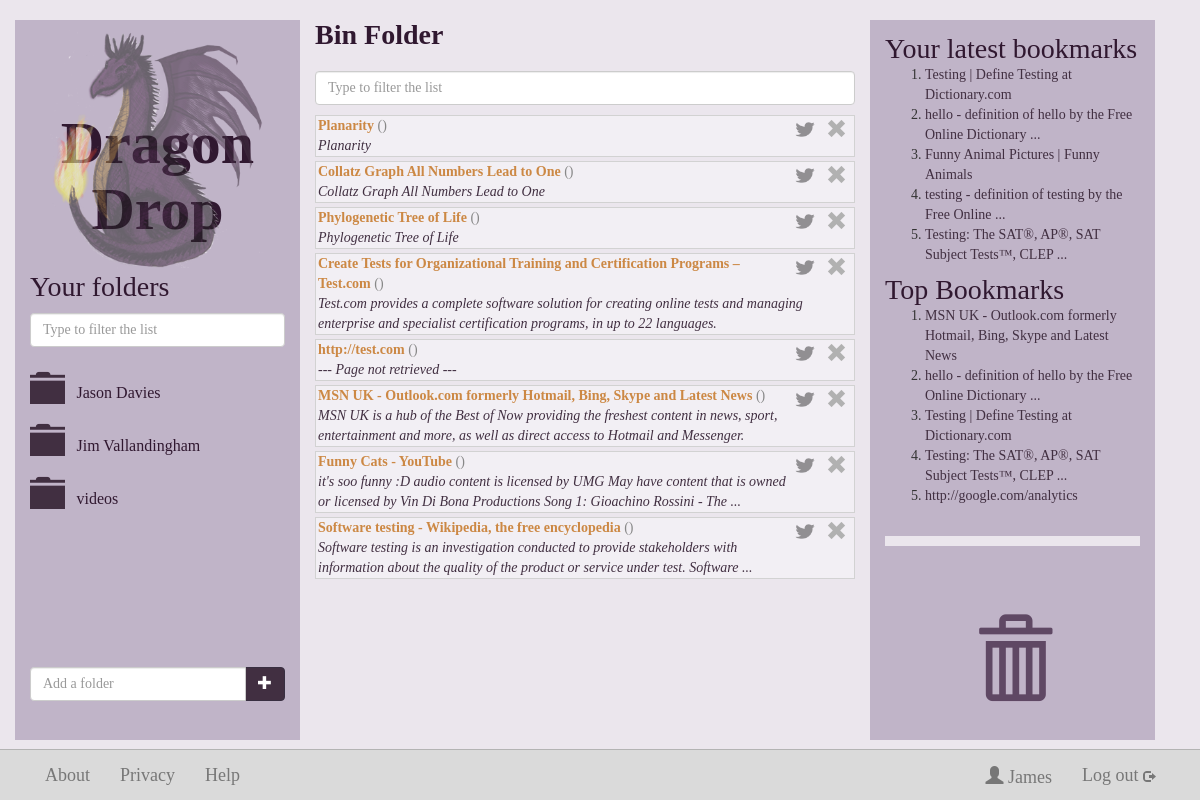
The app's page /bin-folder (signed in) with its own data.
### dragondrop/models.py (models this page shows, shortened)
class Folder(models.Model):
    foldername = models.CharField(max_length=128, null=False)
    fusername_fk = models.ForeignKey(User)
    def __unicode__(self):
        return self.foldername

class Bookmark(models.Model):
    url = models.URLField(unique=True)
    btitle = models.CharField(max_length=128, null=True, unique=False)
    bdescr = models.CharField(max_length=1024, null=True, unique=False)
    fname = models.ManyToManyField(Folder, through='BookmarkToFolder')
    saved_times = models.IntegerField(default=0)
    def bdomain(self):
        return getDomain(self.url)
    def video_id(self):
        return get_youtube_id(self.url, self.bdomain())
    def niceName(self):
        if self.btitle=="--- Title not found ---" or not self.btitle:
            return self.url
        return self.btitle

### dragondrop/views.py (the view)
# urls.py: url(r'^bin-folder', views.binFolder, name='binFolder'),
def binFolder(request):
    context = RequestContext(request)
    if request.user.is_authenticated():
        context_dict = {'folder_name': "Bin Folder"}
        current_user = request.user
        bookmarklist = topfive(request)
        context_dict['bookmarklist'] = bookmarklist
        context_dict['latestfive'] = latestfive(request)
        bin_folder = request.user.binfolder
        context_dict['folders'] = getFolderList(current_user, None)
        context_dict['bookmarks'] = bin_folder.bbmID_fk.all()
        context_dict['hideUrlInputBox'] = True
        return render_to_response('folder.html', context_dict, context)
    else:
        return render_to_response('index.html')

### dragondrop/get_domain_from_url.py (called while the page is built)
def getDomain(url):
    domain = urlparse(url).netloc
    domain_parts = domain.split('.')
    if domain_parts[0] == "www":
        return '.'.join(domain_parts[1:])
    else:
        return domain

### dragondrop/url_utilities.py (called while the page is built)
def get_youtube_id(url, domain):
	if domain == "youtube.com":
		parsed_url = urlparse(url)
		parsed_qs = parse_qs(parsed_url.query)
		if 'v' in parsed_qs.keys():
			video_id = parsed_qs['v'][0]
			return video_id

### dragondrop/views.py (called while the page is built)
def getFolderList(current_user, current_folder_name, use_lighter_colour=False):
     try:
          folders = current_user.folder_set.all()
          for folder in folders:
              if folder.foldername == current_folder_name:
                  folder.url = None
                  folder.glyphicon_name = "glyphicon-folder-open"
                  if use_lighter_colour: folder.glyphicon_name += " keep-folder-open"
              else:
                  folder.glyphicon_name = "glyphicon-folder-close"
                  if use_lighter_colour: folder.glyphicon_name += " lighter-colour"
                  folder.url = encode_url(folder.foldername)
          return folders
     except User.DoesNotExist:
          return None

def encode_url(str):
    return str.replace(' ', '_')

def topfive(request):
     topbookmark = Bookmark.objects.order_by('-saved_times')[:5]
     return topbookmark

def latestfive(request):
    latestBF = BookmarkToFolder.objects.filter(bffolder__fusername_fk=request.user).order_by('-datecreated')[:10]
    latestBookmarks = [bf.bfbookmark for bf in latestBF]
    latestBookmarks = list(OrderedDict.fromkeys(latestBookmarks)) # Get unique items
    return latestBookmarks[:5]

### templates/folder.html (shortened to what this page needs)
{% extends 'base.html' %}
{% load static %}
    {% block middle_column %}
        <h3><b id="current-folder-name">{{ folder_name }}</b></h3>
          {% if bookmarks %}
	        <input type="text" class="form-control" placeholder="Type to filter the list" name="bookmarks-filter" id="bookmarks-filter">
		  {% endif %}
          <div id="scrollable-bookmarks">
          {% if bookmarks %}
              <div id="sortable">
                {% for bookmark in bookmarks %}
                    <div class="draggable saved-bookmark{%if bookmark.justAdded%} just-added{%endif%}" data-bfrank="{{bookmark.bfrank}}">
                        <a href="#" alt="Delete Bookmark" class="delete-bookmark"> <span class="glyphicon glyphicon-remove "></span></a>
                        <a class="twitter-share-link"
                           href="https://twitter.com/intent/tweet?url={{bookmark.url}}&via=dragondropping">
                          <img src="{% static "twitter_bird_black_32.png" %}"></img>
                        </a>
                        <strong><a href="{{ bookmark.url }}" target="_blank">{{ bookmark.niceName }}</a></strong>
                        <span class="domain-name">({{ bookmark.bdomain }})</span><br>
                        <em>{{ bookmark.bdescr }}</em>
                   </div>
                {% endfor %}
              </div>
            {% endif %}
         </div>
    {% endblock %}

### templates/base.html (shortened to what this page needs)
<!DOCTYPE html>
{% load static %}
<html lang="en">
  <head>
    <link rel="stylesheet" href="{% static "css/bootstrap.css" %}" />
    <link rel="stylesheet" href="{% static "css/general-dragon.css" %}" />
    <link rel="stylesheet" href="{% static "css/jquery-ui-1.10.4.custom.css" %}" />
  </head>
	<body>
		<div class="container">
			<div class="row">
				<div class="col-md-3" id="folder-box">
					{% block left_column %}
					<a href="/userpage"> <img src="{% static "dragon-logo-small.png" %}" alt="Dragon Drop" class="subpage"> </a>
					<h1 class="header"><a alt="Dragon Drop">Dragon Drop</a></h1>
					<h3 class="folders">Your folders</h3>
					{% if folders %}
					   <input type="text" class="form-control" placeholder="Type to filter the list" name="folder-filter" id="folder-filter">
					{% else %}
					    <p>To start creating folders for your favourite links, simply type a folder name in the box below.</p>
					{% endif %}
                    <div class="row" id="scrollable">
                        <div >
                                <div class="row" id="folder-list">
                                    {% if folders %}
                                        {% for folder in folders %}
                                        <div class="col-md-12 droppable">
                                                {% if folder.url %}
                                                <a href="/{{folder.url}}/">
                                                    <span class="glyphicon {{folder.glyphicon_name|default:"glyphicon-folder-close"}} dd-folder-icon"></span>
                                                    <span class="folder-name">{{ folder }}</span>
                                                </a>
                                                {% else %}
                                                  <span class="glyphicon {{folder.glyphicon_name|default:"glyphicon-folder-close"}} dd-folder-icon"></span>
                                                  <span class="folder-name">{{ folder }}</span>
                                                {% endif %}
                                        </div>
                                        {% endfor %}
                                    {% endif %}
                                </div>
                        </div>
				</div>
                <div class="col-md-12 add-folder">
                    <div class="input-group">
                        <input type="text" class="form-control" id="new-folder-name-input" placeholder="Add a folder">
                            <span class="input-group-btn">
                                <button class="btn btn-primary-folder" id="add-folder-button" type="button">
                                <a href="#"><span class="glyphicon glyphicon-plus"></span></a>
                                </button>
                            </span>
                    </div>
                </div>
					{% endblock %}
				</div>
				<div class="col-md-6 results">
					{% block middle_column %}{% endblock %}
				</div>
				<div class="col-md-3 ">
					{% block right_column_bin_bookmarks %}
						<div class="top-bookmarks">
							<h3 class="top-five-heading">Your latest bookmarks</h3>
								{% if latestfive %}
									<ol id="latest-five">
										{% for bookmark in latestfive %}
									<li><a href="{{ bookmark.url }}" target="_blank">{{ bookmark.niceName}}</a></li>
										{% endfor %}
									</ol>
								{% endif %}
							<h3 class="top-five-heading">Top Bookmarks</h3>
								{% if bookmarklist %}
									<ol>
										{% for bookmark in bookmarklist %}
									<li><a href="{{ bookmark.url }}" target="_blank">{{ bookmark.niceName}}</a></li>
										{% endfor %}
									</ol>
								{% endif %}
						</div>
						<div class="bin droppable">
							<a href="/bin-folder"><span class="glyphicon glyphicon-trash"></span></a>
						</div>
					{% endblock %}
				</div>
			</div>
		</div>
      <div class="navbar navbar-default navbar-fixed-bottom" role="navigation">
        {% block bottom_navbar %}
		<div class="container">
         <div class="collapse navbar-collapse ">
            <ul class="nav navbar-nav">
              <li><a class="footer" href="/about">About</a></li>
              <li><a href="/privacy">Privacy</a></li>
              <li><a href="/help">Help</a></li>
				<li class="user-details hidden-xs"><a href="/log_out" >Log out  <span class="glyphicon glyphicon-log-out logout"></span></a></li>
				<li class="user-details hidden-xs"> <a class="navbar-brand " href="/userpage">
				<span class="glyphicon glyphicon-user"></span> {{user.username}} </a>
				</li>
			</ul>
          </div>
        </div>
		{% endblock %}
      </div>
  </body>
</html>

### static/css/general-dragon.css (style rules this page uses)
body { padding-top: 20px; padding-bottom: 60px; background-color: #EBE6ED; font-family: Verdana; }
h1, h2 { font-family: Cambria; font-weight: bold; color: #301830; text-align: center; margin-right:auto; margin-left:auto; padding-top:20px; }
h1.header { font-size: 60px; margin-top: -180px; }
h1 a, h1 a:hover, h3 a, h3 a:hover { text-decoration:none; color:inherit; }
h3 { font-family: Cambria; font-size: 28px; color: #301830; margin: 0 0 20px 0; }
h3.top-five-heading { margin-top:4px; margin-bottom:0px; }
.folders { margin: 30px 0 10px 0; }
img.subpage { display: block; width: 84%; opacity:0.55; }
img { display: block; margin-left: auto; margin-right: auto; }
.navbar-nav { font-size: 18px; width: 100%; }
.navbar-fixed-bottom { background-color: #DADADA;; }
.navbar-default { border-color: #B3B3B3; }
.btn-primary-signin a, .btn-primary-search a, .btn-primary-delete a, .btn-primary-folder a, .btn-primary-add a { text-decoration: none; color: #fff; }
.btn-primary-folder { float: right; }
.nav > li > a { display: inline-block; }
.small-screen-move-button, .twitter-share-link { float:right; margin-right:2px; margin-top:2px; }
.twitter-share-link img { padding-right: 4px; padding-top: 4px; margin-left:4px; width: 24px; opacity: 0.4; }
html { position: relative; }
body { margin-bottom: 60px; }
.dd-folder-icon { font-size: 2.5em; color: #412f41; }
.btn-primary-search, .btn-primary-delete, .btn-primary-folder, .btn-primary-add { background-color: #412f41; border-color: #382f41; color: #fff; }
.draggable { color: #412f41; background-color: rgba(255,255,255,0.35); border: 1px solid #d2d2d2; margin-bottom: 4px; padding-left:2px; padding-right:2px; }
.draggable strong a, .draggable strong a:hover { color: #43b; }
.draggable.saved-bookmark strong a, .draggable.saved-bookmark strong a:hover { color: #c84; }
.droppable { padding-top:12px; width:100%; position:relative; }
.folder-name { color: #301830; font-size: 16px; position: relative; top:-0.3em; padding-left: .5em; margin-right: 20px; }
.domain-name { color: #888; }
.add-folder { padding: 20px 0; }
#scrollable, #scrollable-bookmarks { margin-left: auto; margin-right: auto; overflow-y: auto; overflow-x: hidden; }
.row #scrollable { margin-top: 10px; }
.row { //margin: 100px -15px 0 -15px; width:100%; }
.col-md-3 { background-color: rgba(40, 0, 70, 0.22); padding-top: 10px; }
.col-md-6 { z-index: 10; }
.top-bookmarks { z-index: 1; }
.top-bookmarks a, .top-bookmarks a:hover { color:#412f41; }
.bin { padding: 5px 20px; border-top: 10px solid #EBE6ED; margin-top: 30px; }
.bin span { display: block; font-size: 80px; color: #5F4864; padding-top: 70px; text-align:center; }
.logout { font-size: 12px; }
li.user-details { float: right; margin-right: 0px; }
#sortable { clear: both; padding-top: 10px; }
@media (min-width: 992px) { html, body { overflow: auto; height:100%; min-height:800px; } }
@media (min-width: 992px) { body { margin-bottom:-60px; } }
@media (min-width: 992px) { .container > .row { height:100%; } }
@media (min-width: 992px) { .col-md-3 { height:100%; } }
@media (min-width: 992px) { .container { height:100%; } }
@media (min-width: 992px) { .col-md-6.results { height:100%; } }
@media (min-width: 992px) { #folder-box { height:100%; } }
a.delete-bookmark { float: right; font-size: 1.5em; padding: 0 5px 0 5px; color: #B1B1B1 }

### records on screen
Folder: foldername "Jason Davies"
Folder: foldername "Jim Vallandingham"
Folder: foldername "videos"
Bookmark: niceName "Planarity", bdescr "Planarity"
Bookmark: niceName "Collatz Graph All Numbers Lead to One", bdescr "Collatz Graph All Numbers Lead to One"
Bookmark: niceName "Phylogenetic Tree of Life", bdescr "Phylogenetic Tree of Life"
Bookmark: niceName "Create Tests for Organizational Training and Certification Programs – Test.com", bdescr "Test.com provides a complete software solution for creating online tests and managing enterprise and specialist certification programs, in up to 22 languages."
Bookmark: niceName "http://test.com", bdescr "--- Page not retrieved ---"
Bookmark: niceName "MSN UK - Outlook.com formerly Hotmail, Bing, Skype and Latest News", bdescr "MSN UK is a hub of the Best of Now providing the freshest content in news, sport, entertainment and more, as well as direct access to Hotmail and Messenger."
Bookmark: niceName "Funny Cats - YouTube", bdescr "it's soo funny :D audio content is licensed by UMG May have content that is owned or licensed by Vin Di Bona Productions Song 1: Gioachino Rossini - The ..."
Bookmark: niceName "Software testing - Wikipedia, the free encyclopedia", bdescr "Software testing is an investigation conducted to provide stakeholders with information about the quality of the product or service under test. Software ..."
Bookmark: niceName "Testing | Define Testing at Dictionary.com"
Bookmark: niceName "hello - definition of hello by the Free Online Dictionary ..."
Bookmark: niceName "Funny Animal Pictures | Funny Animals"
Bookmark: niceName "testing - definition of testing by the Free Online ..."
Bookmark: niceName "Testing: The SAT®, AP®, SAT Subject Tests™, CLEP ..."
Bookmark: niceName "http://google.com/analytics"

### other values on screen
{{ folder_name }} "Bin Folder"
{{ user.username }} "James"
